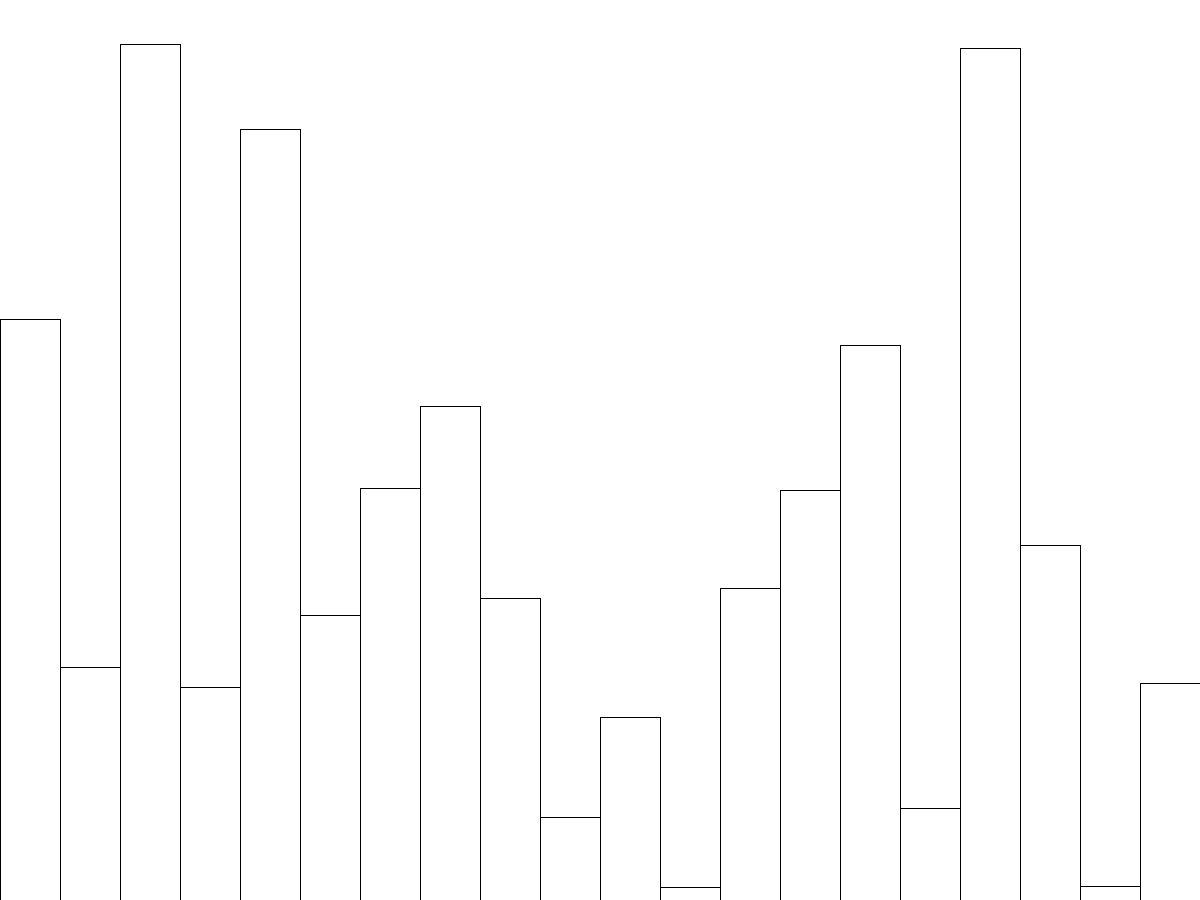
Frame 1 (no input)
Frame 60 (the mouse pressed at the canvas centre just before this capture): identical to frame 1, image omitted
Frame 120 (the mouse held since frame 60 and released just before this capture): identical to frame 1, image omitted

The Processing sketch that drew this single still picture (run headless with seeded random() and noise(); from frame 60 on, the mouse is pressed at the canvas centre):

// Processing sketch: Sorting_ex
// ── Sorting_ex.pde

//declare and init variables
//number of numbers in the array
int numNumbers =20;
//list of numbers that  I'm going to sort
int [] numbers = new int [numNumbers];
//this is probably the width of the rectangles
float rectWidth =1.0;
//this probably controls what step we're at???
int step =0;
//this should be about if the array is sorted.
boolean sorted = false;



void setup() {
  //window setup
  size(1200, 900);
  background(255);
  frameRate(10);
  //populate with random numbers up to the height of the screen
  for (int i =0; i <numbers.length; i++) {
    numbers[i] = int(random(height));
  }
  //recalculate rect width
  rectWidth = width/numNumbers;

  //call drawRect pass -1 and -1.
  drawRect();
}

void draw(){
  randomize(numbers);

}

void drawRect() {
  background(255);
  for (int i =0; i <numbers.length; i++) {
    rect(i*rectWidth, height, rectWidth, -numbers[i]);
  }
}

void randomize (int[] a) { 
  for (int k=0; k < a.length; k++) { 
    // Goal: swap the value at pos k with a rnd value at pos x. 
    // save current value from pos/index k into temp 
    int temp = a[k]; 
    // make rnd index x 
    int x = (int)random(0, a.length);    
    // overwrite value at current pos k with value at rnd index x 
    a[k]=a[x]; 
    // finish swapping by giving the old value at pos k to the 
    // pos x. 
    a[x]=temp; 
  } }
